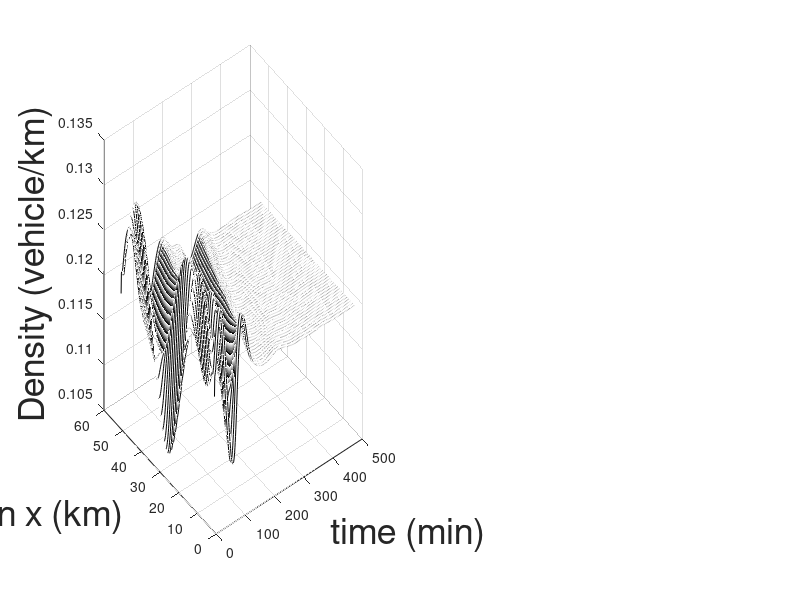

Write the MATLAB code that produced this figure. (Note: this script raises an error after producing the figure.)
clc;
clear all;
close all;

%% Backstepping - Outlet CASE1
BKST_Outlet = load('ARZ_Backstep_Outlet_Results.mat');

r = BKST_Outlet.r_vec_bcmk;
v = BKST_Outlet.v_vec_bcmk*3.6;

[M,N]= size(BKST_Outlet.r_vec_bcmk);


figure()
colormap([0  0  0]);
subplot(1,2,1);
surf(r(:, 1:N/2),'FaceColor','white','EdgeColor','interp','MeshStyle','row');
%axis([0, N/2, 0, M, 0.105, 0.135]);
ylabel('Position x (km)','fontsize', 26)
xlabel('time (min)','fontsize', 26)
zlabel('Density (vehicle/km)','fontsize', 26)
%title('rho','fontsize', 22)
ax=gca;
 ax.XTickMode = 'MANUAL';
 ax.XTick = 0:(N-1)/8:N-1;
 set(ax,'XTickLabel',[0,1,2,3,4],'fontsize', 22)
 set(gca,'Ydir','reverse')
 ax.YTickMode = 'MANUAL';
 ax.YTick = 0:(M-1)/2:M-1;
 set(ax,'YTickLabel',[0,0.25,0.5],'fontsize', 22)
 ax.ZTick = 0.105:0.01:0.135;
 set(ax,'ZTickLabel',[105,115,125,135],'fontsize', 22)
 hold on
 x1=0:1:M-1;
 plot3(0*ones(1,numel(x1)),x1,r(:,1),'-b','LineWidth',4);
%  hold on
%  x2=0:1:N/2-1;
%  plot3(x2, 0 *ones(1,numel(x2)),r(1, 1:N/2),'-r','LineWidth',4);
 hold on
 x2=0:1:N/2-1;
 plot3(x2, M *ones(1,numel(x2)),r(M, 1:N/2),'-r','LineWidth',4);
 
colormap([0  0  0]); 
subplot(1,2,2);
surf(v(:, 1:N/2),'FaceColor','white','edgecolor', 'interp','MeshStyle','row');
%axis([0, N/2, 0, M, 32,40]);
ylabel('Position x (km)','fontsize', 26)
xlabel('time (min)','fontsize', 26)
zlabel('velocity (km/h)','fontsize', 26)
%title('velocity','fontsize', 22)
 ax=gca;
 ax.XTickMode = 'MANUAL';
 ax.XTick = 0:(N-1)/8:N-1;
 set(ax,'XTickLabel',[0,1,2,3,4],'fontsize', 22)
 set(gca,'Ydir','reverse')
 ax.YTickMode = 'MANUAL';
 ax.YTick = 0:(M-1)/2:M-1;
 set(ax,'YTickLabel',[0,0.25,0.5],'fontsize', 22)
 ax.ZTick = 32:2:40;
 set(ax,'ZTickLabel',[32,34,36,38,40],'fontsize', 22)
 hold on
 x1=0:1:M-1;
 plot3(0*ones(1,length(x1)),x1,v(:,1),'-b','LineWidth',4);
%  hold on
%  x2=0:1: N/2-1;
%  plot3(x2, 0*ones(1,numel(x2)),v(1, 1:N/2),'-r','LineWidth',4);
 hold on
 x2=0:1: N/2-1;
 plot3(x2, M*ones(1,numel(x2)),v(M, 1:N/2),'-r','LineWidth',4);

%% P-Control - Inlet CASE2


P_Inlet = load('ARZ_P_Control_Inlet_Results.mat');

r = P_Inlet.r_vec_base;
v = P_Inlet.v_vec_base*3.6;

[M,N]= size(P_Inlet.r_vec_base);


figure()
colormap([0  0  0]);
subplot(1,2,1);
surf(r(:, 1:N/2),'FaceColor','white','EdgeColor','interp','MeshStyle','row');
%axis([0, N/2, 0, M, 0.105, 0.135]);
ylabel('Position x (km)','fontsize', 26)
xlabel('time (min)','fontsize', 26)
zlabel('Density (vehicle/km)','fontsize', 26)
%title('rho','fontsize', 22)
ax=gca;
 ax.XTickMode = 'MANUAL';
 ax.XTick = 0:(N-1)/8:N-1;
 set(ax,'XTickLabel',[0,1,2,3,4],'fontsize', 22)
%  set(gca,'Ydir','reverse')
 ax.YTickMode = 'MANUAL';
 ax.YTick = 0:(M-1)/2:M-1;
 set(ax,'YTickLabel',[0,0.25,0.5],'fontsize', 22)
 ax.ZTick = 0.105:0.01:0.135;
 set(ax,'ZTickLabel',[105,115,125,135],'fontsize', 22)
 hold on
 x1=0:1:M-1;
 plot3(0*ones(1,numel(x1)),x1,r(:,1),'-b','LineWidth',4);
 hold on
 x2=0:1:N/2-1;
 plot3(x2, 0 *ones(1,numel(x2)),r(1, 1:N/2),'-r','LineWidth',4);
%  hold on
%  x2=0:1:N/2-1;
%  plot3(x2, M *ones(1,numel(x2)),r(M, 1:N/2),'-r','LineWidth',4);
 
colormap([0  0  0]); 
subplot(1,2,2);
surf(v(:, 1:N/2),'FaceColor','white','edgecolor', 'interp','MeshStyle','row');
%axis([0, N/2, 0, M, 32,40]);
ylabel('Position x (km)','fontsize', 26)
xlabel('time (min)','fontsize', 26)
zlabel('velocity (km/h)','fontsize', 26)
%title('velocity','fontsize', 22)
 ax=gca;
 ax.XTickMode = 'MANUAL';
 ax.XTick = 0:(N-1)/8:N-1;
 set(ax,'XTickLabel',[0,1,2,3,4],'fontsize', 22)
%  set(gca,'Ydir','reverse')
 ax.YTickMode = 'MANUAL';
 ax.YTick = 0:(M-1)/2:M-1;
 set(ax,'YTickLabel',[0,0.25,0.5],'fontsize', 22)
 ax.ZTick = 32:2:40;
 set(ax,'ZTickLabel',[32,34,36,38,40],'fontsize', 22)
 hold on
 x1=0:1:M-1;
 plot3(0*ones(1,length(x1)),x1,v(:,1),'-b','LineWidth',4);
 hold on
 x2=0:1: N/2-1;
 plot3(x2, 0*ones(1,numel(x2)),v(1, 1:N/2),'-r','LineWidth',4);
%  hold on
%  x2=0:1: N/2-1;
%  plot3(x2, M*ones(1,numel(x2)),v(M, 1:N/2),'-r','LineWidth',4);


%% PI Control - Outlet & Inlet CASE3


PI_Outlet_N_Inlet = load('ARZ_PI_Control_Outlet_N_Inlet_Results.mat');

r = PI_Outlet_N_Inlet.r_vec_base;
v = PI_Outlet_N_Inlet.v_vec_base*3.6;

[M,N]= size(PI_Outlet_N_Inlet.r_vec_base);


figure()
colormap([0  0  0]);
subplot(1,2,1);
surf(r(:, 1:N/2),'FaceColor','white','EdgeColor','interp','MeshStyle','row');
%axis([0, N/2, 0, M, 0.105, 0.135]);
ylabel('Position x (km)','fontsize', 26)
xlabel('time (min)','fontsize', 26)
zlabel('Density (vehicle/km)','fontsize', 26)
%title('rho','fontsize', 22)
ax=gca;
 ax.XTickMode = 'MANUAL';
 ax.XTick = 0:(N-1)/8:N-1;
 set(ax,'XTickLabel',[0,1,2,3,4],'fontsize', 22)
 set(gca,'Ydir','reverse')
 ax.YTickMode = 'MANUAL';
 ax.YTick = 0:(M-1)/2:M-1;
 set(ax,'YTickLabel',[0,0.25,0.5],'fontsize', 22)
 ax.ZTick = 0.105:0.01:0.135;
 set(ax,'ZTickLabel',[105,115,125,135],'fontsize', 22)
 hold on
 x1=0:1:M-1;
 plot3(0*ones(1,numel(x1)),x1,r(:,1),'-b','LineWidth',4);
 hold on
 x2=0:1:N/2-1;
 plot3(x2, 0 *ones(1,numel(x2)),r(1, 1:N/2),'-r','LineWidth',4);
 hold on
 x2=0:1:N/2-1;
 plot3(x2, M *ones(1,numel(x2)),r(M, 1:N/2),'-r','LineWidth',4);
 
colormap([0  0  0]); 
subplot(1,2,2);
surf(v(:, 1:N/2),'FaceColor','white','edgecolor', 'interp','MeshStyle','row');
%axis([0, N/2, 0, M, 32,40]);
ylabel('Position x (km)','fontsize', 26)
xlabel('time (min)','fontsize', 26)
zlabel('velocity (km/h)','fontsize', 26)
%title('velocity','fontsize', 22)
 ax=gca;
 ax.XTickMode = 'MANUAL';
 ax.XTick = 0:(N-1)/8:N-1;
 set(ax,'XTickLabel',[0,1,2,3,4],'fontsize', 22)
 set(gca,'Ydir','reverse')
 ax.YTickMode = 'MANUAL';
 ax.YTick = 0:(M-1)/2:M-1;
 set(ax,'YTickLabel',[0,0.25,0.5],'fontsize', 22)
 ax.ZTick = 32:2:40;
 set(ax,'ZTickLabel',[32,34,36,38,40],'fontsize', 22)
 hold on
 x1=0:1:M-1;
 plot3(0*ones(1,length(x1)),x1,v(:,1),'-b','LineWidth',4);
 hold on
 x2=0:1: N/2-1;
 plot3(x2, 0*ones(1,numel(x2)),v(1, 1:N/2),'-r','LineWidth',4);
 hold on
 x2=0:1: N/2-1;
 plot3(x2, M*ones(1,numel(x2)),v(M, 1:N/2),'-r','LineWidth',4);

%% RL - Outlet CASE1

RL_Outlet = load('ARZ_RL_Outlet_Results.mat');

r = RL_Outlet.r_vec_RL;
v = RL_Outlet.v_vec_RL*3.6;

[M,N]= size(RL_Outlet.r_vec_RL);


figure()
colormap([0  0  0]);
subplot(1,2,1);
surf(r(:, 1:N/2),'FaceColor','white','EdgeColor','interp','MeshStyle','row');
%axis([0, N/2, 0, M, 0.105, 0.135]);
ylabel('Position x (km)','fontsize', 26)
xlabel('time (min)','fontsize', 26)
zlabel('Density (vehicle/km)','fontsize', 26)
%title('rho','fontsize', 22)
ax=gca;
 ax.XTickMode = 'MANUAL';
 ax.XTick = 0:(N-1)/8:N-1;
 set(ax,'XTickLabel',[0,1,2,3,4],'fontsize', 22)
 set(gca,'Ydir','reverse')
 ax.YTickMode = 'MANUAL';
 ax.YTick = 0:(M-1)/2:M-1;
 set(ax,'YTickLabel',[0,0.25,0.5],'fontsize', 22)
 ax.ZTick = 0.105:0.01:0.135;
 set(ax,'ZTickLabel',[105,115,125,135],'fontsize', 22)
 hold on
 x1=0:1:M-1;
 plot3(0*ones(1,numel(x1)),x1,r(:,1),'-b','LineWidth',4);
%  hold on
%  x2=0:1:N/2-1;
%  plot3(x2, 0 *ones(1,numel(x2)),r(1, 1:N/2),'-r','LineWidth',4);
 hold on
 x2=0:1:N/2-1;
 plot3(x2, M *ones(1,numel(x2)),r(M, 1:N/2),'-r','LineWidth',4);
 
colormap([0  0  0]); 
subplot(1,2,2);
surf(v(:, 1:N/2),'FaceColor','white','edgecolor', 'interp','MeshStyle','row');
%axis([0, N/2, 0, M, 32,40]);
ylabel('Position x (km)','fontsize', 26)
xlabel('time (min)','fontsize', 26)
zlabel('velocity (km/h)','fontsize', 26)
%title('velocity','fontsize', 22)
 ax=gca;
 ax.XTickMode = 'MANUAL';
 ax.XTick = 0:(N-1)/8:N-1;
 set(ax,'XTickLabel',[0,1,2,3,4],'fontsize', 22)
 set(gca,'Ydir','reverse')
 ax.YTickMode = 'MANUAL';
 ax.YTick = 0:(M-1)/2:M-1;
 set(ax,'YTickLabel',[0,0.25,0.5],'fontsize', 22)
 ax.ZTick = 32:2:40;
 set(ax,'ZTickLabel',[32,34,36,38,40],'fontsize', 22)
 hold on
 x1=0:1:M-1;
 plot3(0*ones(1,length(x1)),x1,v(:,1),'-b','LineWidth',4);
%  hold on
%  x2=0:1: N/2-1;
%  plot3(x2, 0*ones(1,numel(x2)),v(1, 1:N/2),'-r','LineWidth',4);
 hold on
 x2=0:1: N/2-1;
 plot3(x2, M*ones(1,numel(x2)),v(M, 1:N/2),'-r','LineWidth',4);


%% RL - Inlet CASE2

RL_Inlet = load('ARZ_RL_Inlet_Results.mat');

r = RL_Inlet.r_vec_RL;
v = RL_Inlet.v_vec_RL*3.6;

[M,N]= size(RL_Inlet.r_vec_RL);


figure()
colormap([0  0  0]);
subplot(1,2,1);
surf(r(:, 1:N/2),'FaceColor','white','EdgeColor','interp','MeshStyle','row');
%axis([0, N/2, 0, M, 0.105, 0.135]);
ylabel('Position x (km)','fontsize', 26)
xlabel('time (min)','fontsize', 26)
zlabel('Density (vehicle/km)','fontsize', 26)
%title('rho','fontsize', 22)
ax=gca;
 ax.XTickMode = 'MANUAL';
 ax.XTick = 0:(N-1)/8:N-1;
 set(ax,'XTickLabel',[0,1,2,3,4],'fontsize', 22)
%  set(gca,'Ydir','reverse')
 ax.YTickMode = 'MANUAL';
 ax.YTick = 0:(M-1)/2:M-1;
 set(ax,'YTickLabel',[0,0.25,0.5],'fontsize', 22)
 ax.ZTick = 0.105:0.01:0.135;
 set(ax,'ZTickLabel',[105,115,125,135],'fontsize', 22)
 hold on
 x1=0:1:M-1;
 plot3(0*ones(1,numel(x1)),x1,r(:,1),'-b','LineWidth',4);
 hold on
 x2=0:1:N/2-1;
 plot3(x2, 0 *ones(1,numel(x2)),r(1, 1:N/2),'-r','LineWidth',4);
%  hold on
%  x2=0:1:N/2-1;
%  plot3(x2, M *ones(1,numel(x2)),r(M, 1:N/2),'-r','LineWidth',4);
 
colormap([0  0  0]); 
subplot(1,2,2);
surf(v(:, 1:N/2),'FaceColor','white','edgecolor', 'interp','MeshStyle','row');
%axis([0, N/2, 0, M, 32,40]);
ylabel('Position x (km)','fontsize', 26)
xlabel('time (min)','fontsize', 26)
zlabel('velocity (km/h)','fontsize', 26)
%title('velocity','fontsize', 22)
 ax=gca;
 ax.XTickMode = 'MANUAL';
 ax.XTick = 0:(N-1)/8:N-1;
 set(ax,'XTickLabel',[0,1,2,3,4],'fontsize', 22)
%  set(gca,'Ydir','reverse')
 ax.YTickMode = 'MANUAL';
 ax.YTick = 0:(M-1)/2:M-1;
 set(ax,'YTickLabel',[0,0.25,0.5],'fontsize', 22)
 ax.ZTick = 32:2:40;
 set(ax,'ZTickLabel',[32,34,36,38,40],'fontsize', 22)
 hold on
 x1=0:1:M-1;
 plot3(0*ones(1,length(x1)),x1,v(:,1),'-b','LineWidth',4);
 hold on
 x2=0:1: N/2-1;
 plot3(x2, 0*ones(1,numel(x2)),v(1, 1:N/2),'-r','LineWidth',4);
%  hold on
%  x2=0:1: N/2-1;
%  plot3(x2, M*ones(1,numel(x2)),v(M, 1:N/2),'-r','LineWidth',4);

%% RL - Outlet & Inlet CASE3

RL_Outlet_N_Inlet = load('ARZ_RL_Outlet_N_Inlet_Results.mat');

r = RL_Outlet_N_Inlet.r_vec_RL;
v = RL_Outlet_N_Inlet.v_vec_RL*3.6;

[M,N]= size(RL_Outlet_N_Inlet.r_vec_RL);


figure()
colormap([0  0  0]);
subplot(1,2,1);
surf(r(:, 1:N/2),'FaceColor','white','EdgeColor','interp','MeshStyle','row');
%axis([0, N/2, 0, M, 0.105, 0.135]);
ylabel('Position x (km)','fontsize', 26)
xlabel('time (min)','fontsize', 26)
zlabel('Density (vehicle/km)','fontsize', 26)
%title('rho','fontsize', 22)
ax=gca;
 ax.XTickMode = 'MANUAL';
 ax.XTick = 0:(N-1)/8:N-1;
 set(ax,'XTickLabel',[0,1,2,3,4],'fontsize', 22)
 set(gca,'Ydir','reverse')
 ax.YTickMode = 'MANUAL';
 ax.YTick = 0:(M-1)/2:M-1;
 set(ax,'YTickLabel',[0,0.25,0.5],'fontsize', 22)
 ax.ZTick = 0.105:0.01:0.135;
 set(ax,'ZTickLabel',[105,115,125,135],'fontsize', 22)
 hold on
 x1=0:1:M-1;
 plot3(0*ones(1,numel(x1)),x1,r(:,1),'-b','LineWidth',4);
 hold on
 x2=0:1:N/2-1;
 plot3(x2, 0 *ones(1,numel(x2)),r(1, 1:N/2),'-r','LineWidth',4);
 hold on
 x2=0:1:N/2-1;
 plot3(x2, M *ones(1,numel(x2)),r(M, 1:N/2),'-r','LineWidth',4);
 
colormap([0  0  0]); 
subplot(1,2,2);
surf(v(:, 1:N/2),'FaceColor','white','edgecolor', 'interp','MeshStyle','row');
%axis([0, N/2, 0, M, 32,40]);
ylabel('Position x (km)','fontsize', 26)
xlabel('time (min)','fontsize', 26)
zlabel('velocity (km/h)','fontsize', 26)
%title('velocity','fontsize', 22)
 ax=gca;
 ax.XTickMode = 'MANUAL';
 ax.XTick = 0:(N-1)/8:N-1;
 set(ax,'XTickLabel',[0,1,2,3,4],'fontsize', 22)
 set(gca,'Ydir','reverse')
 ax.YTickMode = 'MANUAL';
 ax.YTick = 0:(M-1)/2:M-1;
 set(ax,'YTickLabel',[0,0.25,0.5],'fontsize', 22)
 ax.ZTick = 32:2:40;
 set(ax,'ZTickLabel',[32,34,36,38,40],'fontsize', 22)
 hold on
 x1=0:1:M-1;
 plot3(0*ones(1,length(x1)),x1,v(:,1),'-b','LineWidth',4);
 hold on
 x2=0:1: N/2-1;
 plot3(x2, 0*ones(1,numel(x2)),v(1, 1:N/2),'-r','LineWidth',4);
 hold on
 x2=0:1: N/2-1;
 plot3(x2, M*ones(1,numel(x2)),v(M, 1:N/2),'-r','LineWidth',4);